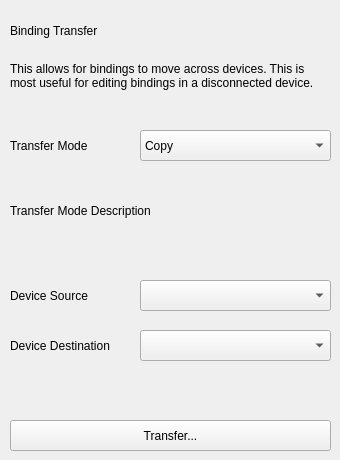
   <widget class="QWidget" name="preferences_page_2">
    <widget class="QComboBox" name="editor_transfer_mode">
     <property name="geometry">
      <rect>
       <x>140</x>
       <y>130</y>
       <width>191</width>
       <height>31</height>
      </rect>
     </property>
     <property name="sizePolicy">
      <sizepolicy hsizetype="Preferred" vsizetype="Fixed">
       <horstretch>0</horstretch>
       <verstretch>0</verstretch>
      </sizepolicy>
     </property>
     <property name="font">
      <font>
       <family>Tahoma</family>
       <pointsize>9</pointsize>
      </font>
     </property>
     <item>
      <property name="text">
       <string>Copy</string>
      </property>
     </item>
     <item>
      <property name="text">
       <string>Move</string>
      </property>
     </item>
     <item>
      <property name="text">
       <string>Replace</string>
      </property>
     </item>
    </widget>
    <widget class="QComboBox" name="editor_transfer_dest">
     <property name="geometry">
      <rect>
       <x>140</x>
       <y>330</y>
       <width>191</width>
       <height>31</height>
      </rect>
     </property>
     <property name="sizePolicy">
      <sizepolicy hsizetype="Preferred" vsizetype="Fixed">
       <horstretch>0</horstretch>
       <verstretch>0</verstretch>
      </sizepolicy>
     </property>
     <property name="font">
      <font>
       <family>Tahoma</family>
       <pointsize>9</pointsize>
      </font>
     </property>
    </widget>
    <widget class="QLabel" name="text_binding_transfer">
     <property name="geometry">
      <rect>
       <x>10</x>
       <y>40</y>
       <width>321</width>
       <height>71</height>
      </rect>
     </property>
     <property name="font">
      <font>
       <family>Tahoma</family>
       <pointsize>9</pointsize>
      </font>
     </property>
     <property name="text">
      <string>This allows for bindings to move across devices. This is most useful for editing bindings in a disconnected device.</string>
     </property>
     <property name="wordWrap">
      <bool>true</bool>
     </property>
    </widget>
    <widget class="QLabel" name="label_transfer_dest">
     <property name="geometry">
      <rect>
       <x>10</x>
       <y>330</y>
       <width>111</width>
       <height>31</height>
      </rect>
     </property>
     <property name="font">
      <font>
       <family>Tahoma</family>
       <pointsize>9</pointsize>
      </font>
     </property>
     <property name="text">
      <string>Device Destination</string>
     </property>
     <property name="wordWrap">
      <bool>true</bool>
     </property>
    </widget>
    <widget class="QLabel" name="label_transfer_mode">
     <property name="geometry">
      <rect>
       <x>10</x>
       <y>130</y>
       <width>111</width>
       <height>31</height>
      </rect>
     </property>
     <property name="font">
      <font>
       <family>Tahoma</family>
       <pointsize>9</pointsize>
      </font>
     </property>
     <property name="text">
      <string>Transfer Mode</string>
     </property>
     <property name="wordWrap">
      <bool>true</bool>
     </property>
    </widget>
    <widget class="QLabel" name="label_transfer_source">
     <property name="geometry">
      <rect>
       <x>10</x>
       <y>280</y>
       <width>111</width>
       <height>31</height>
      </rect>
     </property>
     <property name="font">
      <font>
       <family>Tahoma</family>
       <pointsize>9</pointsize>
      </font>
     </property>
     <property name="text">
      <string>Device Source</string>
     </property>
     <property name="wordWrap">
      <bool>true</bool>
     </property>
    </widget>
    <widget class="QLabel" name="label_binding_transfer">
     <property name="geometry">
      <rect>
       <x>10</x>
       <y>20</y>
       <width>321</width>
       <height>21</height>
      </rect>
     </property>
     <property name="font">
      <font>
       <family>Tahoma</family>
       <pointsize>9</pointsize>
      </font>
     </property>
     <property name="text">
      <string>Binding Transfer</string>
     </property>
     <property name="wordWrap">
      <bool>true</bool>
     </property>
    </widget>
    <widget class="QComboBox" name="editor_transfer_source">
     <property name="geometry">
      <rect>
       <x>140</x>
       <y>280</y>
       <width>191</width>
       <height>31</height>
      </rect>
     </property>
     <property name="sizePolicy">
      <sizepolicy hsizetype="Preferred" vsizetype="Fixed">
       <horstretch>0</horstretch>
       <verstretch>0</verstretch>
      </sizepolicy>
     </property>
     <property name="font">
      <font>
       <family>Tahoma</family>
       <pointsize>9</pointsize>
      </font>
     </property>
    </widget>
    <widget class="QLabel" name="text_transfer_mode">
     <property name="geometry">
      <rect>
       <x>10</x>
       <y>170</y>
       <width>321</width>
       <height>81</height>
      </rect>
     </property>
     <property name="font">
      <font>
       <family>Tahoma</family>
       <pointsize>9</pointsize>
      </font>
     </property>
     <property name="text">
      <string>Transfer Mode Description</string>
     </property>
     <property name="wordWrap">
      <bool>true</bool>
     </property>
    </widget>
    <widget class="QPushButton" name="button_binding_transfer">
     <property name="geometry">
      <rect>
       <x>10</x>
       <y>420</y>
       <width>321</width>
       <height>31</height>
      </rect>
     </property>
     <property name="sizePolicy">
      <sizepolicy hsizetype="Preferred" vsizetype="Fixed">
       <horstretch>0</horstretch>
       <verstretch>0</verstretch>
      </sizepolicy>
     </property>
     <property name="font">
      <font>
       <family>Tahoma</family>
       <pointsize>9</pointsize>
      </font>
     </property>
     <property name="cursor">
      <cursorShape>PointingHandCursor</cursorShape>
     </property>
     <property name="text">
      <string>Transfer...</string>
     </property>
     <property name="checkable">
      <bool>false</bool>
     </property>
    </widget>
   </widget>
